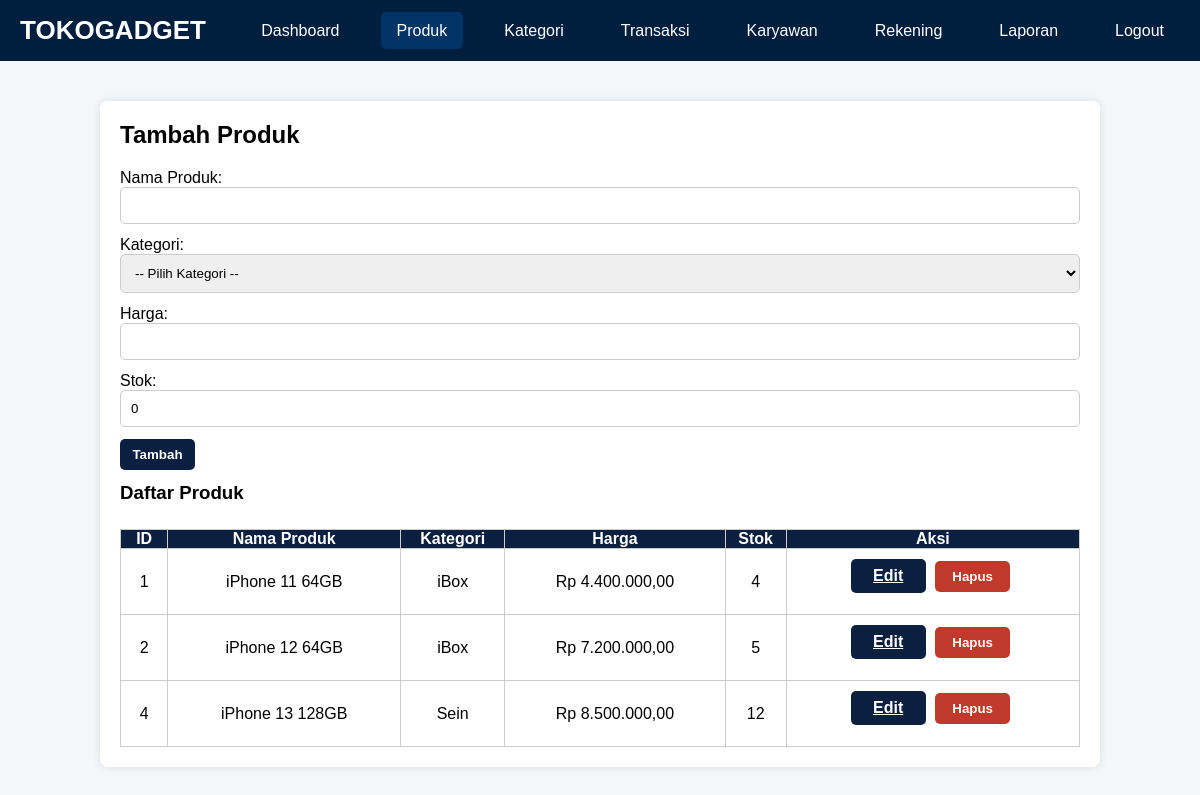
The page /TB_basdat/admin/produk.php (signed in) on the database as committed earlier.
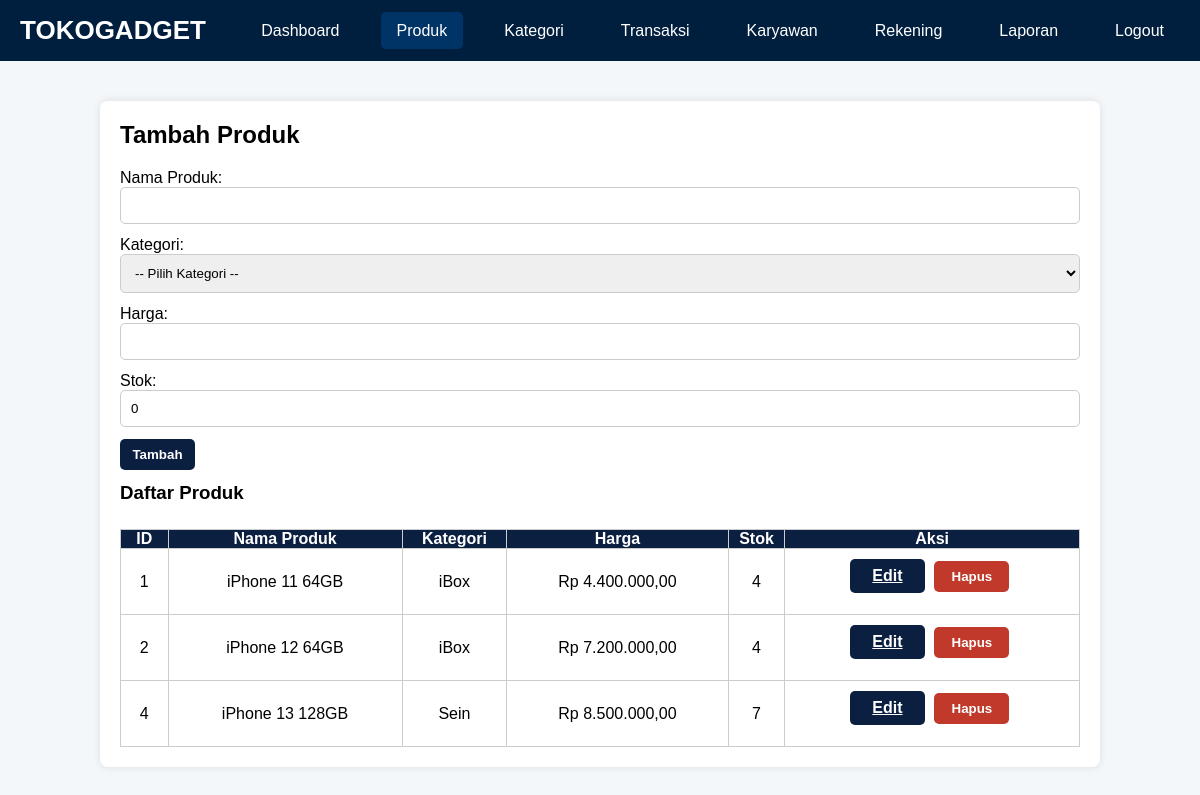
The same page on the database as committed later.
### tables this page shows
CREATE TABLE `produk` (
  `id_produk` int(11) NOT NULL,
  `nama_produk` varchar(100) NOT NULL,
  `id_kategori` int(11) DEFAULT NULL,
  `harga` decimal(15,2) DEFAULT NULL,
  `stok` int(11) DEFAULT 0
);

CREATE TABLE `kategori_produk` (
  `id_kategori` int(11) NOT NULL,
  `nama_kategori` varchar(50) NOT NULL,
  `durasi_garansi` varchar(50) DEFAULT NULL
);

### TB_basdat/admin/produk.php (the view, shortened to what this page needs)
<?php
require_once '../config/database.php';
include 'navbar.php';
$edit_data = null;
$produk_result = $pdo->query("
    SELECT p.*, k.nama_kategori
    FROM produk p
    LEFT JOIN kategori_produk k ON p.id_kategori = k.id_kategori
")->fetchAll();
?>
<!DOCTYPE html>
<html>
<head>
</head>
<body>
<div class="container">
    <h2 style="margin-bottom: 20px;"><?= $edit_data ? 'Edit Produk' : 'Tambah Produk'; ?></h2>
    <form method="POST">
        <label>Nama Produk:</label>
        <input type="text" name="nama_produk" required value="<?= htmlspecialchars($edit_data['nama_produk'] ?? '') ?>">
        <label>Kategori:</label>
        <select name="id_kategori" required>
            <option value="">-- Pilih Kategori --</option>
        </select>
        <label>Harga:</label>
        <input type="number" name="harga" step="0.01" required value="<?= htmlspecialchars($edit_data['harga'] ?? '') ?>">
        <label>Stok:</label>
        <input type="number" name="stok" required value="<?= htmlspecialchars($edit_data['stok'] ?? 0) ?>">
        <button type="submit" class="btn btn-primary"><?= $edit_data ? 'Update' : 'Tambah' ?></button>
    </form>
    <h3>Daftar Produk</h3>
    <table>
        <tr style="background-color: #eee;">
            <th>ID</th>
            <th>Nama Produk</th>
            <th>Kategori</th>
            <th>Harga</th>
            <th>Stok</th>
            <th>Aksi</th>
        </tr>
        <?php foreach ($produk_result as $row): ?>
        <tr>
            <td><?= $row['id_produk']; ?></td>
            <td><?= htmlspecialchars($row['nama_produk']) ?></td>
            <td><?= htmlspecialchars($row['nama_kategori']) ?></td>
            <td>Rp <?= number_format($row['harga'], 2, ',', '.') ?></td>
            <td><?= $row['stok']; ?></td>
            <td>
                <a href="produk.php?edit=<?= $row['id_produk']; ?>" class="btn btn-primary">Edit</a>
                <form method="POST" class="inline" onsubmit="return confirm('Yakin ingin menghapus produk ini?')">
                    <button type="submit" class="btn btn-danger">Hapus</button>
                </form>
            </td>
        </tr>
        <?php endforeach; ?>
    </table>
</div>
</body>
</html>

Rows that differ between the two databases and show on the page:
changed produk "iPhone 12 64GB": stok "5" → "4"
changed produk "iPhone 13 128GB": stok "12" → "7"
